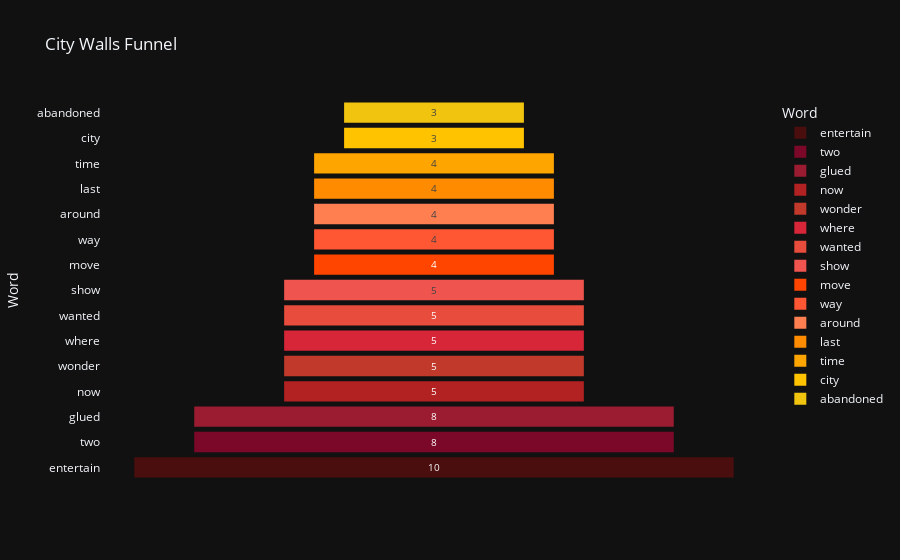

Notebook source saved alongside this figure:
### Markdown cell above
### City Walls Funnel Chart

### Code cell
import plotly.express as px

df_counts = pd.DataFrame(counts.most_common(15), columns=['Word', 'Count'])

fig = px.funnel(df_counts, x='Count', y='Word',
                title='City Walls Funnel',
                color='Word',
                color_discrete_sequence=warm_colors)
fig.show()

### Figure 1 — Plotly figure (JSON) as saved in the notebook; plotly's stock layout.template omitted (floating-point values rounded to 4 significant figures)
{"data": [{"hovertemplate": "Word=%{y}<br>Count=%{x}<extra></extra>", "legendgroup": "entertain", "marker": {"color": "#4A0E0E"}, "name": "entertain", "orientation": "h", "showlegend": true, "x": [10], "xaxis": "x", "y": ["entertain"], "yaxis": "y", "type": "funnel"}, {"hovertemplate": "Word=%{y}<br>Count=%{x}<extra></extra>", "legendgroup": "two", "marker": {"color": "#7B0828"}, "name": "two", "orientation": "h", "showlegend": true, "x": [8], "xaxis": "x", "y": ["two"], "yaxis": "y", "type": "funnel"}, {"hovertemplate": "Word=%{y}<br>Count=%{x}<extra></extra>", "legendgroup": "glued", "marker": {"color": "#9B1B30"}, "name": "glued", "orientation": "h", "showlegend": true, "x": [8], "xaxis": "x", "y": ["glued"], "yaxis": "y", "type": "funnel"}, {"hovertemplate": "Word=%{y}<br>Count=%{x}<extra></extra>", "legendgroup": "now", "marker": {"color": "#B22222"}, "name": "now", "orientation": "h", "showlegend": true, "x": [5], "xaxis": "x", "y": ["now"], "yaxis": "y", "type": "funnel"}, {"hovertemplate": "Word=%{y}<br>Count=%{x}<extra></extra>", "legendgroup": "wonder", "marker": {"color": "#C0392B"}, "name": "wonder", "orientation": "h", "showlegend": true, "x": [5], "xaxis": "x", "y": ["wonder"], "yaxis": "y", "type": "funnel"}, {"hovertemplate": "Word=%{y}<br>Count=%{x}<extra></extra>", "legendgroup": "where", "marker": {"color": "#D72638"}, "name": "where", "orientation": "h", "showlegend": true, "x": [5], "xaxis": "x", "y": ["where"], "yaxis": "y", "type": "funnel"}, {"hovertemplate": "Word=%{y}<br>Count=%{x}<extra></extra>", "legendgroup": "wanted", "marker": {"color": "#E74C3C"}, "name": "wanted", "orientation": "h", "showlegend": true, "x": [5], "xaxis": "x", "y": ["wanted"], "yaxis": "y", "type": "funnel"}, {"hovertemplate": "Word=%{y}<br>Count=%{x}<extra></extra>", "legendgroup": "show", "marker": {"color": "#F0544F"}, "name": "show", "orientation": "h", "showlegend": true, "x": [5], "xaxis": "x", "y": ["show"], "yaxis": "y", "type": "funnel"}, {"hovertemplate": "Word=%{y}<br>Count=%{x}<extra></extra>", "legendgroup": "move", "marker": {"color": "#FF4500"}, "name": "move", "orientation": "h", "showlegend": true, "x": [4], "xaxis": "x", "y": ["move"], "yaxis": "y", "type": "funnel"}, {"hovertemplate": "Word=%{y}<br>Count=%{x}<extra></extra>", "legendgroup": "way", "marker": {"color": "#FF5733"}, "name": "way", "orientation": "h", "showlegend": true, "x": [4], "xaxis": "x", "y": ["way"], "yaxis": "y", "type": "funnel"}, {"hovertemplate": "Word=%{y}<br>Count=%{x}<extra></extra>", "legendgroup": "around", "marker": {"color": "#FF7F50"}, "name": "around", "orientation": "h", "showlegend": true, "x": [4], "xaxis": "x", "y": ["around"], "yaxis": "y", "type": "funnel"}, {"hovertemplate": "Word=%{y}<br>Count=%{x}<extra></extra>", "legendgroup": "last", "marker": {"color": "#FF8C00"}, "name": "last", "orientation": "h", "showlegend": true, "x": [4], "xaxis": "x", "y": ["last"], "yaxis": "y", "type": "funnel"}, {"hovertemplate": "Word=%{y}<br>Count=%{x}<extra></extra>", "legendgroup": "time", "marker": {"color": "#FFA500"}, "name": "time", "orientation": "h", "showlegend": true, "x": [4], "xaxis": "x", "y": ["time"], "yaxis": "y", "type": "funnel"}, {"hovertemplate": "Word=%{y}<br>Count=%{x}<extra></extra>", "legendgroup": "city", "marker": {"color": "#FFC300"}, "name": "city", "orientation": "h", "showlegend": true, "x": [3], "xaxis": "x", "y": ["city"], "yaxis": "y", "type": "funnel"}, {"hovertemplate": "Word=%{y}<br>Count=%{x}<extra></extra>", "legendgroup": "abandoned", "marker": {"color": "#F1C40F"}, "name": "abandoned", "orientation": "h", "showlegend": true, "x": [3], "xaxis": "x", "y": ["abandoned"], "yaxis": "y", "type": "funnel"}], "layout": {"xaxis": {"anchor": "y", "domain": [0.0, 1.0], "title": {"text": "Count"}}, "yaxis": {"anchor": "x", "domain": [0.0, 1.0], "title": {"text": "Word"}, "categoryorder": "array", "categoryarray": ["abandoned", "city", "time", "last", "around", "way", "move", "show", "wanted", "where", "wonder", "now", "glued", "two", "entertain"]}, "legend": {"title": {"text": "Word"}, "tracegroupgap": 0}, "title": {"text": "City Walls Funnel"}}}
